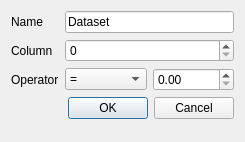
<?xml version="1.0" encoding="UTF-8"?>
<ui version="4.0">
 <class>DatasetExtractorDialog</class>
 <widget class="QDialog" name="DatasetExtractorDialog">
  <property name="geometry">
   <rect>
    <x>0</x>
    <y>0</y>
    <width>245</width>
    <height>142</height>
   </rect>
  </property>
  <property name="windowTitle">
   <string>Dialog</string>
  </property>
  <layout class="QFormLayout" name="formLayout">
   <item row="0" column="0">
    <widget class="QLabel" name="nameLabel">
     <property name="text">
      <string>Name</string>
     </property>
    </widget>
   </item>
   <item row="0" column="1">
    <widget class="QLineEdit" name="nameLineEdit">
     <property name="text">
      <string>Dataset</string>
     </property>
    </widget>
   </item>
   <item row="1" column="0">
    <widget class="QLabel" name="columnLabel">
     <property name="text">
      <string>Column</string>
     </property>
    </widget>
   </item>
   <item row="1" column="1">
    <widget class="QSpinBox" name="columnSpinBox"/>
   </item>
   <item row="2" column="0">
    <widget class="QLabel" name="operatorLabel">
     <property name="text">
      <string>Operator</string>
     </property>
    </widget>
   </item>
   <item row="2" column="1">
    <layout class="QHBoxLayout" name="horizontalLayout">
     <item>
      <widget class="QComboBox" name="operatorComboBox">
       <item>
        <property name="text">
         <string>=</string>
        </property>
       </item>
       <item>
        <property name="text">
         <string>&lt;</string>
        </property>
       </item>
       <item>
        <property name="text">
         <string>&gt;</string>
        </property>
       </item>
       <item>
        <property name="text">
         <string>≠</string>
        </property>
       </item>
      </widget>
     </item>
     <item>
      <widget class="QDoubleSpinBox" name="valueDoubleSpinBox"/>
     </item>
    </layout>
   </item>
   <item row="4" column="1">
    <widget class="QDialogButtonBox" name="buttonBox">
     <property name="orientation">
      <enum>Qt::Horizontal</enum>
     </property>
     <property name="standardButtons">
      <set>QDialogButtonBox::Cancel|QDialogButtonBox::Ok</set>
     </property>
    </widget>
   </item>
  </layout>
 </widget>
 <resources/>
 <connections>
  <connection>
   <sender>buttonBox</sender>
   <signal>accepted()</signal>
   <receiver>DatasetExtractorDialog</receiver>
   <slot>accept()</slot>
   <hints>
    <hint type="sourcelabel">
     <x>248</x>
     <y>254</y>
    </hint>
    <hint type="destinationlabel">
     <x>157</x>
     <y>274</y>
    </hint>
   </hints>
  </connection>
  <connection>
   <sender>buttonBox</sender>
   <signal>rejected()</signal>
   <receiver>DatasetExtractorDialog</receiver>
   <slot>reject()</slot>
   <hints>
    <hint type="sourcelabel">
     <x>316</x>
     <y>260</y>
    </hint>
    <hint type="destinationlabel">
     <x>286</x>
     <y>274</y>
    </hint>
   </hints>
  </connection>
 </connections>
</ui>
